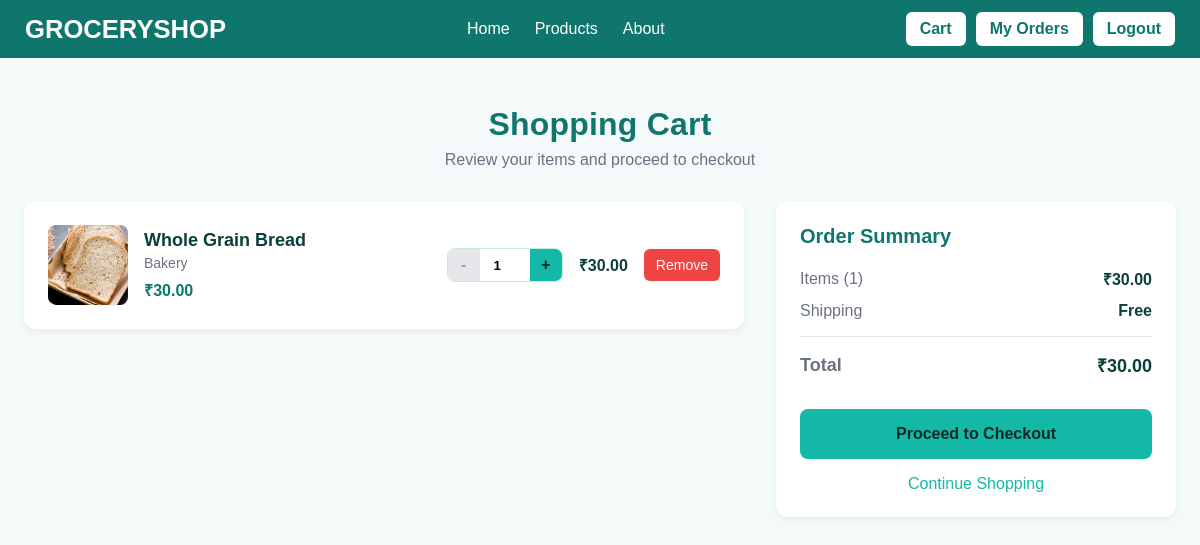
The app's page /cart/ (signed in), older data.
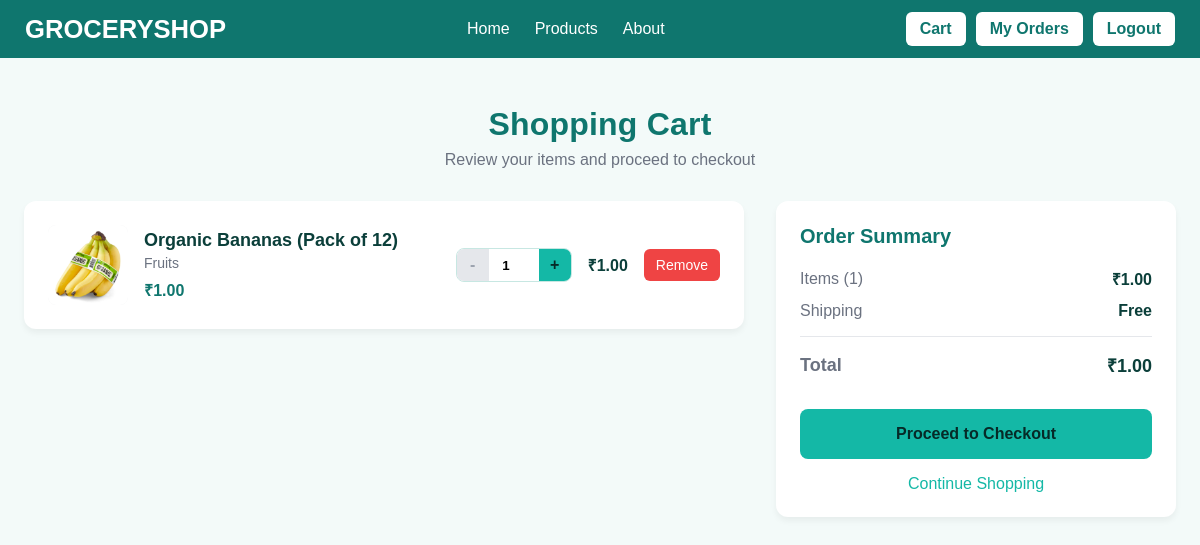
The same page, newer data.
### GroceryShopApp/models.py (models this page shows, shortened)
class CartItem(models.Model):
    cart = models.ForeignKey(Cart, on_delete=models.CASCADE)
    product = models.ForeignKey(Product, on_delete=models.CASCADE)
    quantity = models.PositiveIntegerField(default=1)
    added_at = models.DateTimeField(auto_now_add=True)
    @property
    def total_price(self):
        return self.product.price * self.quantity

class Product(models.Model):
    name = models.CharField(max_length=200)
    description = models.TextField(blank=True)
    price = models.DecimalField(max_digits=10, decimal_places=2)
    image = models.ImageField(upload_to='products/', blank=True, null=True)
    stock_quantity = models.PositiveIntegerField(default=0)
    category = models.CharField(max_length=100, blank=True)
    created_at = models.DateTimeField(auto_now_add=True)
    updated_at = models.DateTimeField(auto_now=True)

### GroceryShopApp/views.py (the view)
# urls.py: path("cart/", views.cart, name="cart"),
@login_required
def cart(request):
    cart, _ = Cart.objects.get_or_create(user=request.user)
    cart_items = CartItem.objects.filter(cart=cart)
    total_items = sum(item.quantity for item in cart_items)
    total_price = sum(item.total_price for item in cart_items)
    return render(request, "Cart.html", {"cart_items": cart_items, "total_items": total_items, "total_price": total_price})

### templates/Cart.html (shortened to what this page needs)
<!DOCTYPE html>
<html lang="en">
<head>
</head>
<body>
    {% include 'Navbar.html' %}
    {% load static %}
    <div class="container">
        <div class="cart-header">
            <h1>Shopping Cart</h1>
            <p>Review your items and proceed to checkout</p>
        </div>
        {% if cart_items %}
        <div class="cart-content">
            <div class="cart-items">
                {% for item in cart_items %}
                <div class="cart-item" data-item-id="{{ item.id }}">
                    <div class="item-image">
                        {% if item.product.image %}
                            <img src="{{ item.product.image.url }}" alt="{{ item.product.name }}">
                        {% else %}
                            <div class="placeholder">📦</div>
                        {% endif %}
                    </div>
                    <div class="item-details">
                        <h3 class="item-name">{{ item.product.name }}</h3>
                        {% if item.product.category %}
                            <p class="item-category">{{ item.product.category }}</p>
                        {% endif %}
                        <p class="item-price">₹{{ item.product.price|floatformat:2 }}</p>
                    </div>
                    <div class="item-controls">
                        <div class="quantity-controls">
                            <button class="quantity-btn" onclick="updateQuantity({{ item.id }}, {{ item.quantity|add:'-1' }})" {% if item.quantity <= 1 %}disabled{% endif %}>-</button>
                            <input type="number" class="quantity-input" value="{{ item.quantity }}" min="1" onchange="updateQuantity({{ item.id }}, this.value)">
                            <button class="quantity-btn" onclick="updateQuantity({{ item.id }}, {{ item.quantity|add:'1' }})">+</button>
                        </div>
                        <div class="item-total">
                            <strong>₹{{ item.total_price|floatformat:2 }}</strong>
                        </div>
                        <button class="remove-btn" onclick="removeItem({{ item.id }})">Remove</button>
                    </div>
                </div>
                {% endfor %}
            </div>
            <div class="cart-summary">
                <h3 class="summary-header">Order Summary</h3>
                <div class="summary-row">
                    <span class="summary-label">Items ({{ total_items }})</span>
                    <span class="summary-value">₹{{ total_price|floatformat:2 }}</span>
                </div>
                <div class="summary-row">
                    <span class="summary-label">Shipping</span>
                    <span class="summary-value">Free</span>
                </div>
                <div class="summary-row total">
                    <span class="summary-label">Total</span>
                    <span class="summary-value">₹{{ total_price|floatformat:2 }}</span>
            </div>
                <button class="checkout-btn" onclick="proceedToCheckout()">
                    Proceed to Checkout
                </button>
                <a href="{% url 'home' %}" class="continue-shopping">
                    Continue Shopping
                </a>
            </div>
        </div>
        {% endif %}
    </div>
</body>
</html>

### templates/Navbar.html (shortened to what this page needs)
<!DOCTYPE html>
<html lang="en">
<head>
</head>
<body>
  <nav>
    <div class="logo">GroceryShop</div>
    <ul class="nav-links">
      <li><a href="{% url 'home' %}">Home</a></li>
      <li><a href="{% url 'products' %}">Products</a></li>
      <li><a href="{% url 'about' %}">About</a></li>
    </ul>
    <div class="nav-buttons">
      <a href="{% url 'cart' %}" class="btn">Cart</a>
      {% if user.is_authenticated %}
        <a href="{% url 'my_orders' %}" class="btn">My Orders</a>
        <a href="{% url 'logout' %}" class="btn">Logout</a>
      {% else %}
        <a href="{% url 'login' %}" class="btn">Login</a>
        <a href="{% url 'signup' %}" class="btn">Sign Up</a>
      {% endif %}
    </div>
  </nav>
</body>
</html>

### templates/Cart.html (style rules this page uses)
:root { --bg: #f3faf9; --text: #0b3f3a; --brand: #0f766e; --primary: #14b8a6; --primary-strong: #0ea5a3; --on-primary: #062a27; --field: #ffffff; --field-border: #c7e7e2; --success: #10b981; --error: #ef4444; --warning: #f59e0b; }
body { margin: 0; font-family: system-ui, -apple-system, Segoe UI, Roboto, Helvetica, Arial, "Apple Color Emoji", "Segoe UI Emoji"; background: var(--bg); color: var(--text); }
.container { max-width: 1200px; margin: 48px auto; padding: 0 24px; }
.cart-header { text-align: center; margin-bottom: 32px; }
.cart-header h1 { font-size: 32px; color: var(--brand); margin: 0 0 8px 0; letter-spacing: 0.2px; }
.cart-header p { color: #6b7280; font-size: 16px; margin: 0; }
.cart-content { display: grid; grid-template-columns: 1fr 400px; gap: 32px; align-items: start; }
.cart-items { background: #ffffff; border-radius: 12px; box-shadow: 0 4px 6px rgba(0, 0, 0, 0.05); overflow: hidden; }
.cart-item { display: flex; align-items: center; padding: 24px; border-bottom: 1px solid #f3f4f6; transition: background-color 160ms ease; }
.cart-item:last-child { border-bottom: none; }
.item-image { width: 80px; height: 80px; border-radius: 8px; background: #f3f4f6; display: flex; align-items: center; justify-content: center; margin-right: 16px; overflow: hidden; }
.item-image img { width: 100%; height: 100%; object-fit: cover; }
.item-details { flex: 1; margin-right: 16px; }
.item-name { font-size: 18px; font-weight: 600; color: var(--text); margin: 0 0 4px 0; }
.item-category { color: #6b7280; font-size: 14px; margin: 0 0 8px 0; }
.item-price { font-size: 16px; font-weight: 600; color: var(--brand); }
.item-controls { display: flex; align-items: center; gap: 16px; }
.quantity-controls { display: flex; align-items: center; border: 1px solid var(--field-border); border-radius: 8px; overflow: hidden; }
.quantity-btn { width: 32px; height: 32px; border: none; background: var(--primary); color: var(--on-primary); cursor: pointer; display: flex; align-items: center; justify-content: center; font-size: 16px; font-weight: 600; transition: background-color 160ms ease; }
.quantity-btn:disabled { background: #e5e7eb; color: #9ca3af; cursor: not-allowed; }
.quantity-input { width: 50px; height: 32px; border: none; text-align: center; font-weight: 600; background: #ffffff; outline: none; }
.remove-btn { background: var(--error); color: white; border: none; border-radius: 6px; padding: 8px 12px; cursor: pointer; font-size: 14px; font-weight: 500; transition: background-color 160ms ease; }
.cart-summary { background: #ffffff; border-radius: 12px; box-shadow: 0 4px 6px rgba(0, 0, 0, 0.05); padding: 24px; position: sticky; top: 24px; }
.summary-header { font-size: 20px; font-weight: 600; color: var(--brand); margin: 0 0 20px 0; }
.summary-row { display: flex; justify-content: space-between; align-items: center; margin-bottom: 12px; }
.summary-row.total { border-top: 1px solid #e5e7eb; padding-top: 16px; margin-top: 16px; font-size: 18px; font-weight: 600; color: var(--brand); }
.summary-label { color: #6b7280; }
.summary-value { font-weight: 600; color: var(--text); }
.checkout-btn { width: 100%; padding: 16px; border: none; border-radius: 8px; background: var(--primary); color: var(--on-primary); font-size: 16px; font-weight: 600; cursor: pointer; margin-top: 20px; transition: background-color 160ms ease, transform 80ms ease; }
.continue-shopping { display: inline-block; color: var(--primary); text-decoration: none; font-weight: 500; margin-top: 16px; text-align: center; width: 100%; }

### templates/Navbar.html (style rules this page uses)
* { margin: 0; padding: 0; box-sizing: border-box; font-family: "Poppins", sans-serif; }
nav { background-color: #0f766e; color: white; padding: 12px 25px; display: flex; justify-content: space-between; align-items: center; flex-wrap: wrap; position: sticky; top: 0; z-index: 100; }
.logo { font-size: 1.6rem; font-weight: bold; text-transform: uppercase; }
.nav-links { display: flex; list-style: none; gap: 25px; }
.nav-links a { text-decoration: none; color: white; font-weight: 500; transition: 0.3s; }
.nav-buttons { display: flex; gap: 10px; }
.btn { padding: 8px 14px; background-color: white; color: #0f766e; border-radius: 6px; border: none; text-decoration: none; font-weight: 600; transition: 0.3s; }

Row changes from the older to the newer data that the page shows:
removed CartItem: product.image (picture), product.name "Whole Grain Bread", product.category "Bakery", product.price "30.00", quantity "1", total_price "30.00"
added CartItem: product.image (picture), product.name "Organic Bananas (Pack of 12)", product.category "Fruits", product.price "1.00", quantity "1", total_price "1.00"
Text that changed along with them:
{{ total_price|floatformat:2 }}: "30.00" → "1.00"
